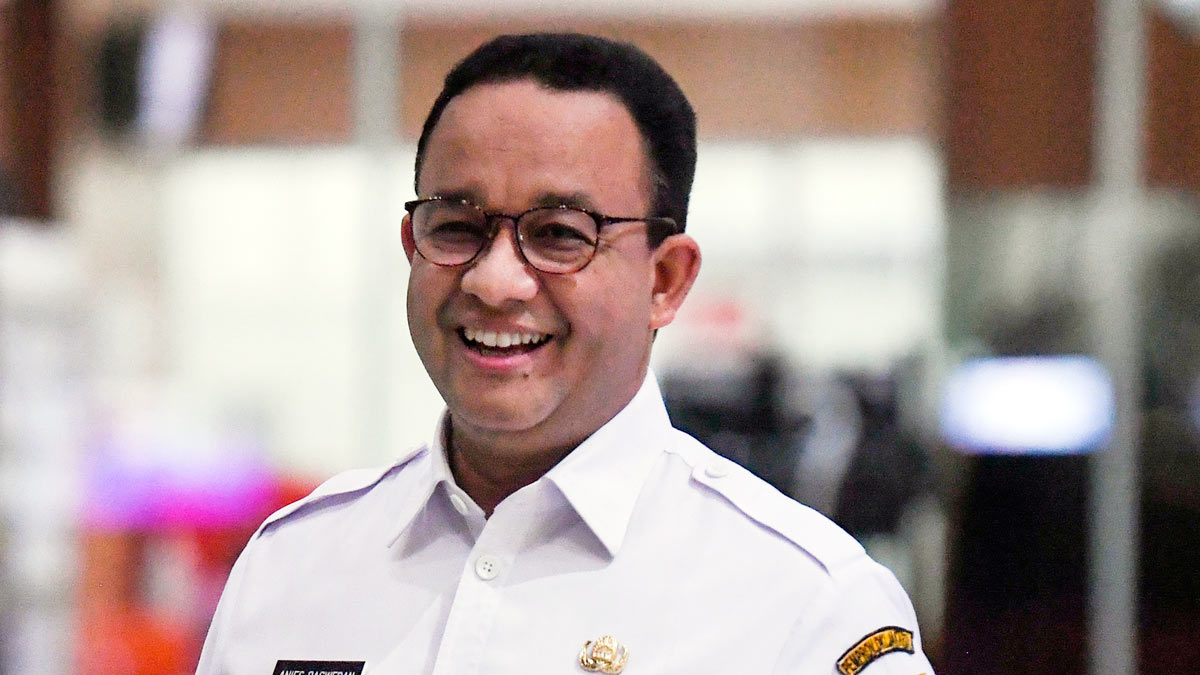
#> input picture face_recognition/image_training/0.1.jpg, 1200 x 675 px, found by its file name; its folder holds 4 pictures in this run
$ python training.py
#> lines starting #> are read from the running program, lines starting #| are printed output that depends on the picture
import cv2
import os
import subprocess
from PIL import Image
import numpy as np

# Lokasi folder di HDFS
hdfs_image_path = '/user/csso_andrew/images/image_training'

# Lokasi sementara di lokal untuk menyimpan gambar yang diunduh
local_image_path = '/tmp/image_training'

# Mengunduh folder gambar dari HDFS
subprocess.run(['hadoop', 'fs', '-get', hdfs_image_path, local_image_path], check=True)
#> (this line was passed over: subprocess is not available in this run)

# Path ke file cascade untuk deteksi wajah
casc_path = 'haarcascade_frontalface_default.xml'
detector = cv2.CascadeClassifier(cv2.data.haarcascades + casc_path)

def getImagesAndLabels(path):
#> called with path = '/tmp/image_training'
    imagePaths = [os.path.join(path, f) for f in os.listdir(path)]
    faceSamples = []
    ids = []
    for imagePath in imagePaths:
        PIL_img = Image.open(imagePath).convert('L')  # convert to grayscale
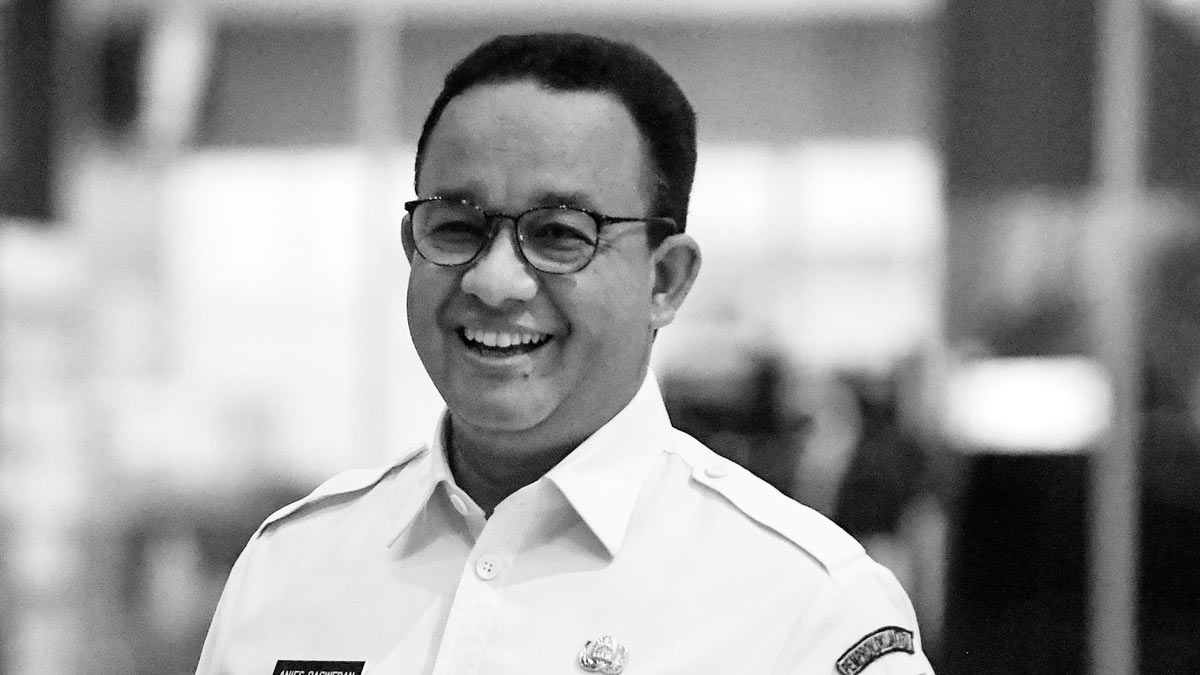
#> PIL_img: PIL image 1200x675 L; min 0, max 255, mean 156.6
        img_numpy = np.array(PIL_img, 'uint8')
        id = int(os.path.split(imagePath)[-1].split(".")[0])
        faces = detector.detectMultiScale(img_numpy)
#> faces = [[355, 120, 299, 299]]
        for (x, y, w, h) in faces:
            faceSamples.append(img_numpy[y:y+h, x:x+w])
            ids.append(id)
#> this loop made 1 pass
#> after the loop, faceSamples = 1 item; ids = [0]
#> pass 2 of the loop in getImagesAndLabels, `for imagePath in imagePaths:`:
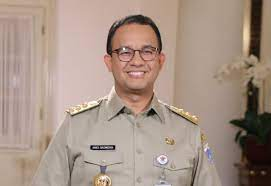
#> input picture face_recognition/image_training/0.2.jpg, 271 x 186 px, found by its file name
#> in getImagesAndLabels, `PIL_img = Image.open(imagePath).convert('L')`:
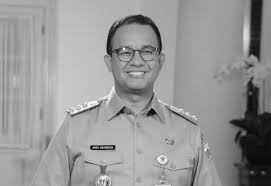
#> PIL_img: PIL image 271x186 L; min 1, max 253, mean 151.4
#> faces = [[103, 28, 62, 62]]
#> the loop in getImagesAndLabels, `for (x, y, w, h) in faces:` made 1 pass
#> after the loop in getImagesAndLabels, `for (x, y, w, h) in faces:`: faceSamples = 2 items; ids = [0, 0]
    return faceSamples, ids

faces, ids = getImagesAndLabels(local_image_path)
print(f"{len(faces)} faces, {len(ids)} ids in total are detected")

def train_classifier(faces, faceID):
    face_recognizer = cv2.face.LBPHFaceRecognizer_create()
    face_recognizer.train(faces, np.array(faceID))
    return face_recognizer

# Train the classifier and save the model
facerecognizer = train_classifier(faces, ids)
facerecognizer.save('trainer.yml')

# Hapus folder gambar sementara di lokal setelah digunakan
subprocess.run(['rm', '-r', local_image_path])
#> (this line was passed over: subprocess is not available in this run)
